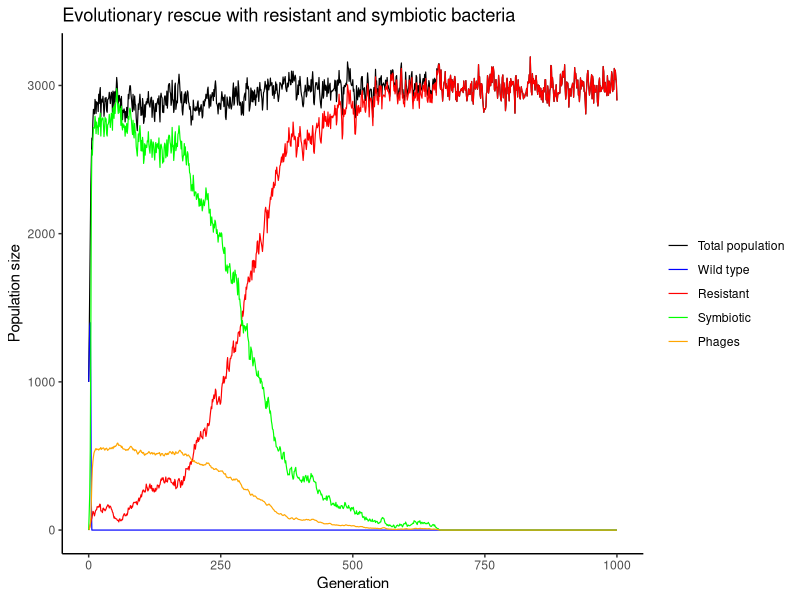

Write the R code that produced this figure. (Note: this script raises an error after producing the figure.)
## ---- chunk 1
simulate_one_gen <- function(N_wt, N_r, N_s, N_p, infection_prob, induction_prob, symbiosis_prob, mut_rate, cost_r, growth_rate, K, P_decline, P_prod) {
   
  N_tot <- N_wt + N_r + N_s
  
  # intrinsic growth without losses
  r0 <- growth_rate - 1
  
  # growth rate of each type minus its specific loss 
  rho_wt <- r0 - infection_prob * N_p # --> add phage infection coefficient here
  rho_r <- r0 - cost_r
  rho_s <- r0 - induction_prob
  
  # logistic growth: crowding reduces all types by the same amount
  mean_wt <- N_wt * max(0, 1 + rho_wt - r0 * N_tot / K)
  mean_r <- N_r * max(0, 1 + rho_r - r0 * N_tot / K)
  mean_s <- N_s * max(0, 1 + rho_s - r0 * N_tot / K)
  
  # Claude input: offspring (Poisson)
  offsp_wt <- rpois(1, mean_wt)
  offsp_r  <- rpois(1, mean_r)
  offsp_s  <- rpois(1, mean_s)
  
  # wt bacteria (offspring) either get infected (& die) or do symbiosis or stay --> add phage symbiosis coefficient here
  prob_r = mut_rate
  prob_s = min(symbiosis_prob * N_p, 1 - prob_r)
  prob_wt <- max(0,1 - prob_r - prob_s)
  
  outcome <- rmultinom(1,offsp_wt,c(prob_r, prob_s, prob_wt))
  
  n_resistant <- outcome[1]
  n_symbiotic <- outcome[2]
  n_wt <- outcome[3]
  
  # Claude input: new population sizes of wild type, resistant and symbiotes
  N_wt_new <- n_wt
  N_r_new  <- offsp_r + n_resistant
  N_s_new  <- offsp_s + n_symbiotic
  
  # phage population
  infections = min(N_wt, infection_prob * N_p  *N_wt)
  inductions = induction_prob * N_s
  P_new = N_p * (1 + P_decline) + P_prod * (infections + inductions)

  return(c(N_wt_new, N_r_new, N_s_new, P_new))
}


# Test the function
N_wt <- 1000
N_r <- 0
N_s <- 0
N_p <- 5
infection_prob <- 0.0005
induction_prob <- 0.001
symbiosis_prob <-0
cost_r <- 0.1
growth_rate <- 1.5
mut_rate <- 0.1
K <- 2000
P_decline <- -0.5
P_prod <- 1



print(simulate_one_gen(N_wt, N_r, N_s, N_p, infection_prob, induction_prob, symbiosis_prob, mut_rate, cost_r, growth_rate, K, P_decline, P_prod))
## ---- chunk 2
simulate_pop <- function(N_init_wt, N_init_r, N_init_s, N_init_p, infection_prob, induction_prob, symbiosis_prob, mut_rate, cost_r, growth_rate, t_max, K, P_decline, P_prod) {
 
  
  # Create the vector in which to save the results
  pop_vector <- c(N_init_wt, N_init_r, N_init_s, N_init_p)
  # initiate the variables
  pop_new <- c(N_init_wt, N_init_r, N_init_s, N_init_p) 

  # run the simulation until generation t_max
  for (i in 1:t_max) {
    # redefine the current population one generation later
    pop_new <- simulate_one_gen(pop_new[1],pop_new[2], pop_new[3], pop_new[4], infection_prob, induction_prob, symbiosis_prob, mut_rate, cost_r, growth_rate, K, P_decline, P_prod)
    # add the new population sizes to the output vector
    pop_vector <- rbind(pop_vector,pop_new)
    # condition to stop the simulation before t_max: either the population exceeds 1.5 times the original population size, or it goes extinct
    if (pop_new[1]+pop_new[2]+pop_new[3]==0) break
  }
  
  # define the row and column names of the output vector
  rownames(pop_vector) <- (0:t_max)[1:length(pop_vector[,1])] # note that the vector has to be cut if the simulation stopped early
  colnames(pop_vector) <- c("wt","r", "s", "p")
  # return the result
  return(pop_vector)	
}


# Test the function and plot the result
# set t_max to a value to be used througout
max_gen <- 1000
# set each parameter
N_init_wt <- 1000
N_init_r <- 0
N_init_s <- 0
N_init_p <- 10
infection_prob <- 0.00004
induction_prob <- 0.02
symbiosis_prob <- 0.01
cost_r <- 0.001
growth_rate <- 1.5
mut_rate <- 0.004
K <- 3000
P_decline <- -0.5
P_prod <- 5



# create your simulation data
output <- simulate_pop(N_init_wt, N_init_r, N_init_s, N_init_p, infection_prob, induction_prob, symbiosis_prob, mut_rate, cost_r, growth_rate, max_gen, K, P_decline, P_prod)
# show the last few lines of the data table
print(tail(output))
# plot the output - note that the plot range and the x axis have to be adjusted based on the length of the table
# determine x axis range 
x_range <- 0:(length(output[,1])-1)

# plotting with ggplot
library(ggplot2)
library(tidyr)
library(dplyr)
library(tibble)

# Convert simulation output into a data frame
output_df <- as.data.frame(output) %>%
  mutate(Generation = as.numeric(rownames(output))) %>%
  mutate(Total = wt + r + s) 

# Reshape data for ggplot
plot_data <- output_df %>%
  pivot_longer(
    cols = c(Total, wt, r, s, p),
    names_to = "Population",
    values_to = "Size"
  ) %>%
  mutate(
    Population = factor(
      Population,
      levels = c("Total", "wt", "r", "s", "p"),
      labels = c(
        "Total population",
        "Wild type",
        "Resistant",
        "Symbiotic",
        "Phages"
      )
    )
  )

# Plot population trajectories
ggplot(plot_data, aes(x = Generation, y = Size, colour = Population)) +
  geom_line(linewidth = 0.4) +
  scale_colour_manual(
    values = c(
      "Total population" = "black",
      "Wild type" = "blue",
      "Resistant" = "red",
      "Symbiotic" = "green",
      "Phages" = "orange"
    )
  ) +
  labs(
    x = "Generation",
    y = "Population size",
    colour = NULL
  ) +
  ggtitle( "Evolutionary rescue with resistant and symbiotic bacteria")+
  theme_classic() +
  theme(
    legend.position = "right",
    legend.justification = "center",
    legend.background = element_blank()
  )



## ---- chunk 3
# set some parameters to fixed values
init_a <- 100
init_A <- 0
m_rate <- 0.001
max_gen <- 1000
# determine how often to run the simulation for each set of parameters
no_replicates <- 100

# set parameters to vary
s_values <- c(0.2,0.3,0.4)
r_values <- c(0.05,0.1,0.15)

# initialize data table - where to collect the results
data_table <- c()
# run the simulation across all chosen parameters
# loop over decay rates
for(rval in r_values){
  # loop over selection coefficients
  for(sval in s_values){
    # different way of running many simulations: make replicates using "repeat" function with a counter i
    # reset counter
    i<-1
    repeat {
      # increase counter by one
      i<-i+1
      # run the simulation once
      one_run <- simulate_pop(init_a,init_A,rval,sval,m_rate,max_gen)
      # determine total population sizes
      total_size <- one_run[,1]+one_run[,2]
      # determine minimum population size
      min_size <- min(total_size)
      # determine (first) generation at which this population size occurred
      min_gen <- as.numeric(which(total_size==min_size)[1])
      # enter the data into the table
      data_table <- rbind(data_table,c(rval,sval,min_gen,min_size)) # note that we add the varying parameters (decay rate and selection coefficient) to the table too
      # stop the repeated computation after no_replicates times
      if(i>no_replicates) break
    }
  }
}
# define column names of data table
colnames(data_table) <- c("r","s","min_gen","no_min")
# show the first lines of the output
print(head(data_table))
